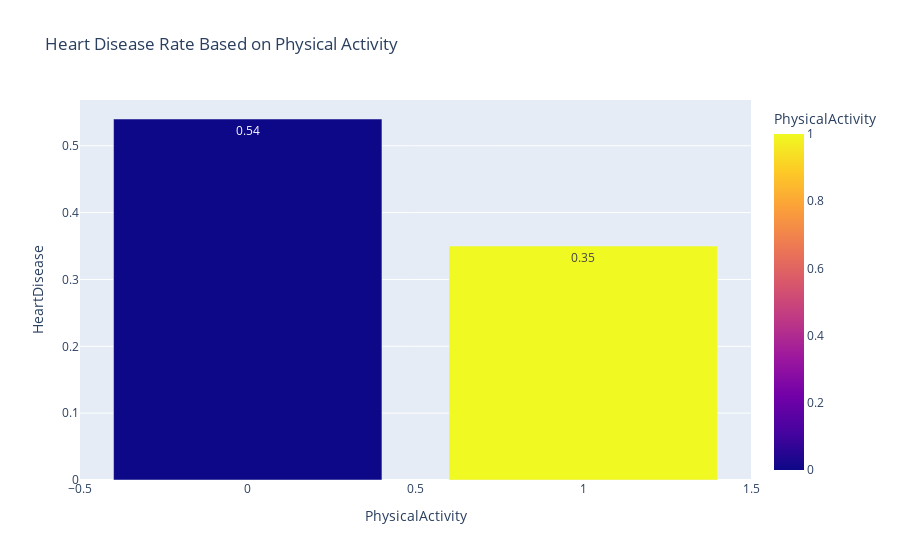

The code cell stored with this chart in its notebook:
### Code cell
fig = px.bar(np.around(full_data.groupby("PhysicalActivity")["HeartDisease"].mean().reset_index(),2),
              x="PhysicalActivity", y="HeartDisease",
              title="Heart Disease Rate Based on Physical Activity",
              text_auto=True,
              color="PhysicalActivity",
              color_discrete_sequence=px.colors.qualitative.Pastel)
fig.show()

### Figure 1 — Plotly figure (JSON) as saved in the notebook; plotly's stock layout.template omitted (floating-point values rounded to 4 significant figures)
{"data": [{"hovertemplate": "PhysicalActivity=%{marker.color}<br>HeartDisease=%{y}<extra></extra>", "legendgroup": "", "marker": {"color": [0, 1], "coloraxis": "coloraxis", "pattern": {"shape": ""}}, "name": "", "orientation": "v", "showlegend": false, "textposition": "auto", "texttemplate": "%{y}", "type": "bar", "x": [0, 1], "xaxis": "x", "y": [0.54, 0.35], "yaxis": "y"}], "layout": {"barmode": "relative", "coloraxis": {"colorbar": {"title": {"text": "PhysicalActivity"}}, "colorscale": [[0, "#0d0887"], [0.1111, "#46039f"], [0.2222, "#7201a8"], [0.3333, "#9c179e"], [0.4444, "#bd3786"], [0.5556, "#d8576b"], [0.6667, "#ed7953"], [0.7778, "#fb9f3a"], [0.8889, "#fdca26"], [1, "#f0f921"]]}, "legend": {"tracegroupgap": 0}, "title": {"text": "Heart Disease Rate Based on Physical Activity"}, "xaxis": {"anchor": "y", "domain": [0, 1], "title": {"text": "PhysicalActivity"}}, "yaxis": {"anchor": "x", "domain": [0, 1], "title": {"text": "HeartDisease"}}}}
